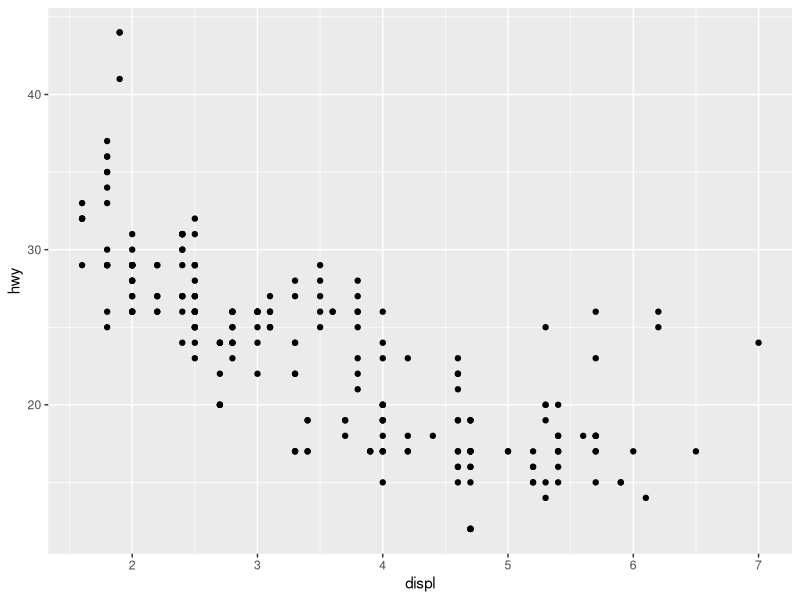
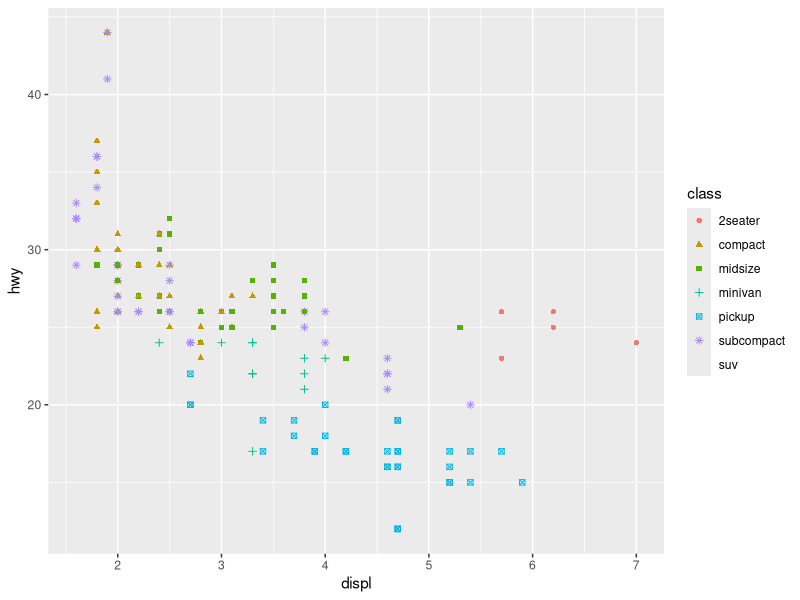
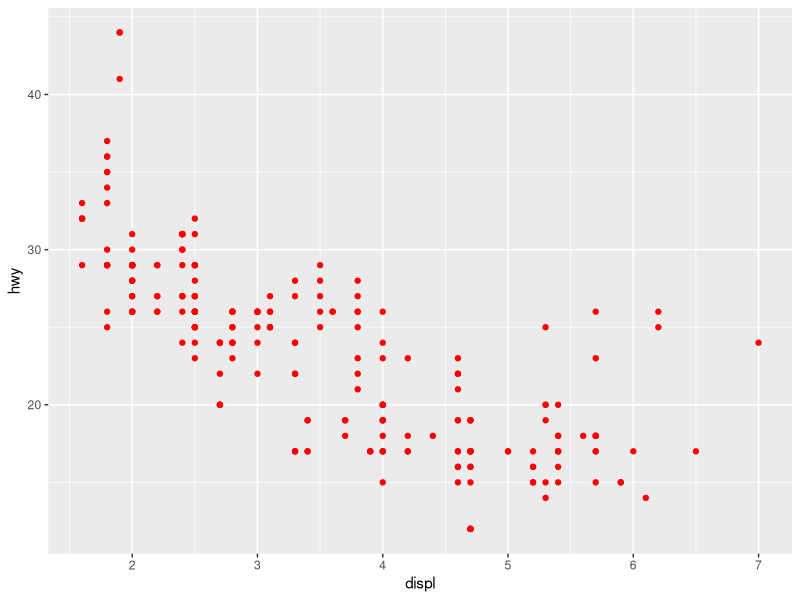
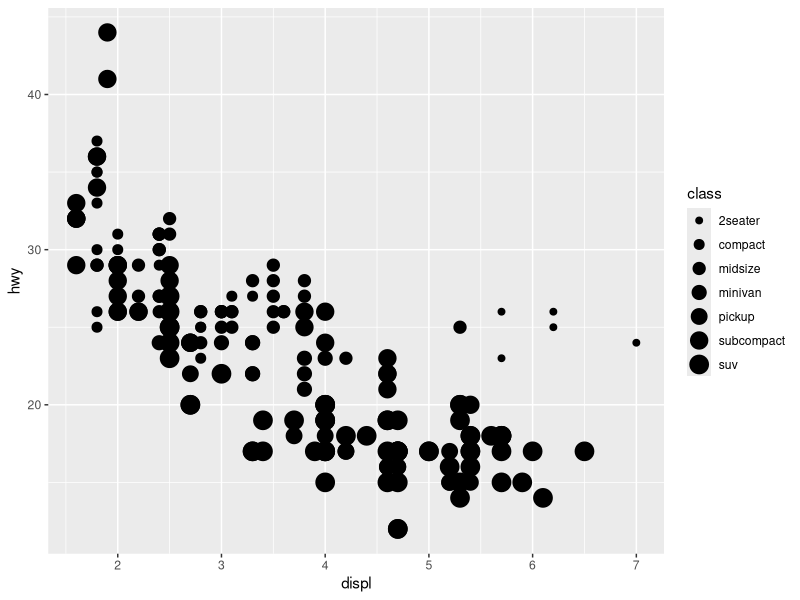
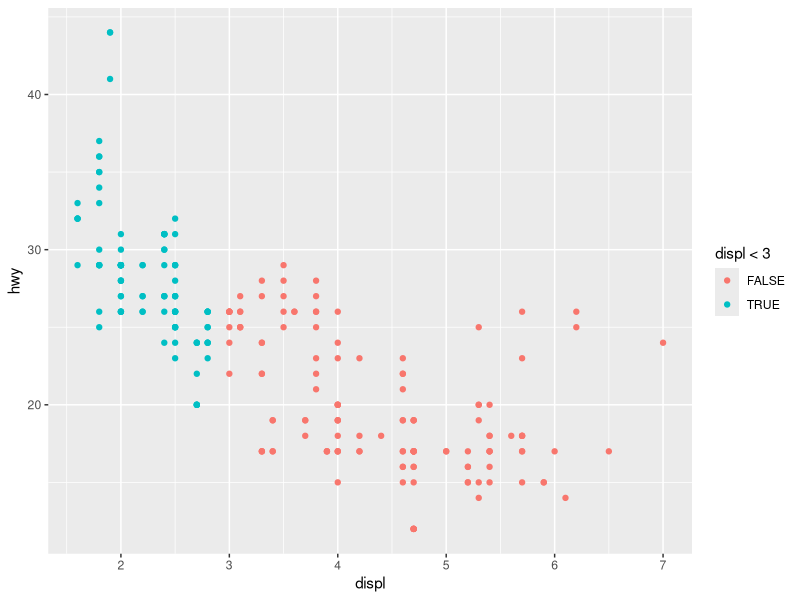
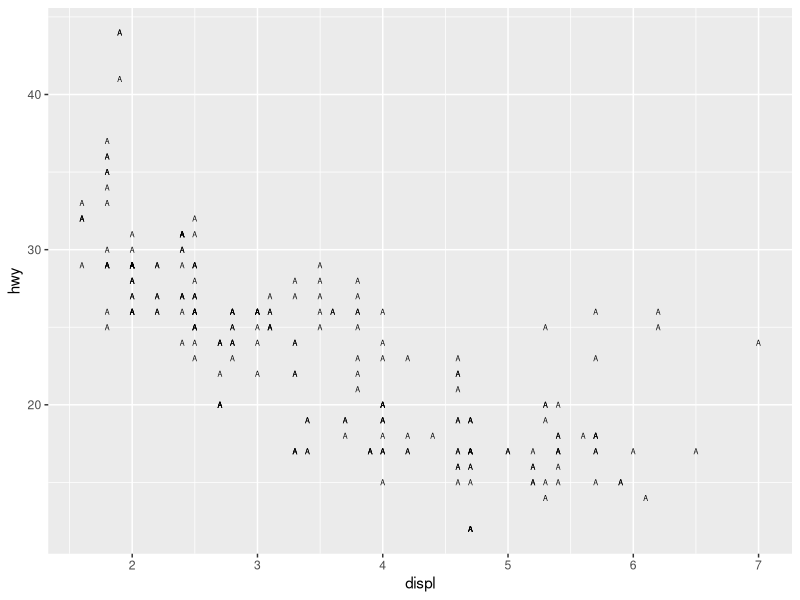
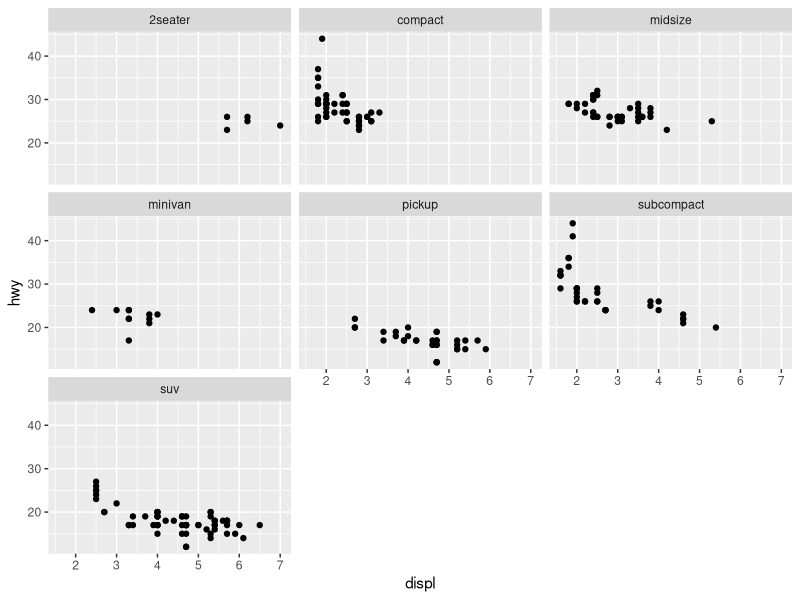
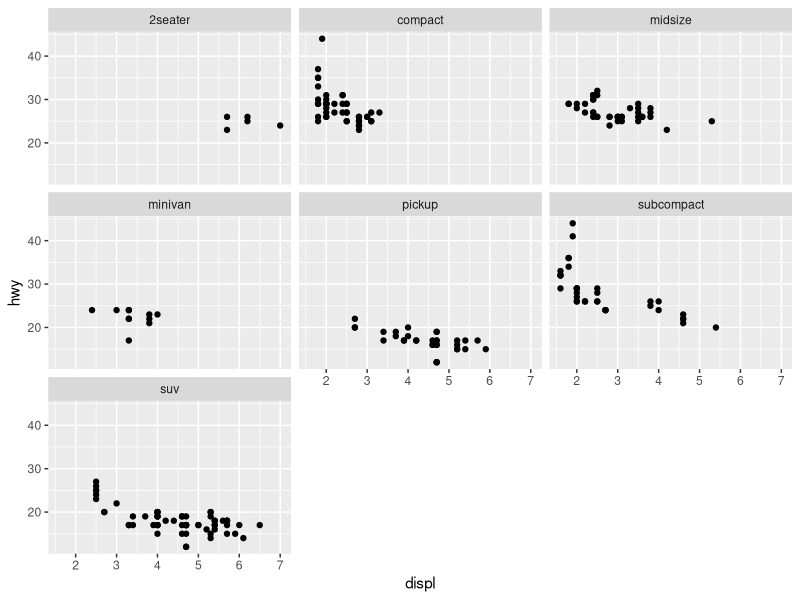

R code for these plots, in order: (Note: this script raises an error after producing the figures.)
#installing and loading tidyverse package
install.packages("tidyverse")
library(tidyverse)

#optimizing
if(!require(tidyverse)){
  install.packages("tidyverse")
  library(tidyverse)
}

#getting your data
data(package = "ggplot2")
?mpg

#table format
ggplot2::mpg
mpg
head(mpg, 10)

#structure function type of attribite
str(mpg)

#simple scatter plot
ggplot(data = mpg) +
  geom_point(mapping = aes(x=displ, y= hwy))

#mapping color or shape
ggplot(data = mpg) +
  geom_point(mapping = aes(x=displ, y= hwy, color = class, shape = class))

#simple scatter plot
ggplot(data = mpg) +
  geom_point(mapping = aes(x=displ, y= hwy), color = "red", shape = "circle")

?geom_point

#take care of which variable to use
ggplot(data = mpg)+
  geom_point(mapping = aes(x=displ, y= hwy, size = class)) #be careful

#binary apping
ggplot(data = mpg) +
  geom_point(mapping = aes(x=displ, y= hwy, color = displ<3))

#using letter as shape
ggplot(data = mpg) +
  geom_point(mapping = aes(x=displ, y= hwy), shape = "A")

#FAcets
ggplot(mpg)+
  geom_point(mapping = aes(x=displ, y =hwy))+
  facet_wrap(~class)

?facet_wrap

ggplot(mpg)+
  geom_point(mapping = aes(x=displ, y =hwy))+
  facet_wrap(~class, nrow=3)

ggplot(mpg)+
  geom_point(mapping = aes(x=displ, y =hwy))+
  facet_grid(drv~cyl)

ggplot(mpg)+
  geom_point(mapping = aes(x=displ, y =hwy))+
  facet_grid(.~cyl)

ggplot(mpg)+
  geom_point(mapping = aes(x=displ, y =hwy))+
  facet_grid(cyl~.)

ggplot(data = mpg) + geom_point(mapping = aes(x = drv, cyl)) + facet_grid(drv ~ cyl)

#other geometric functions
ggplot(mpg)+
  geom_smooth(mapping = aes(x = displ, y = hwy, linetype = drv, color = drv))

ggplot(mpg)+
  geom_smooth(mapping = aes(x = displ, y= hwy, linetype = drv, color = drv), show.legend = FALSE, se = FALSE)
  geom_point(mapping = aes(x=displ, y= hwy, color= drv))

ggplot(mpg)+
  geom_point(mapping = aes(x = displ, y = hwy))

#combining geometiries
ggplot(mpg, mapping = aes(x = displ, y = hwy, color = drv))+
  geom_point()+
  geom_smooth(mapping = aes(linetype = drv))

#meaningful variables
#for box plot x should be discrete and y continuous
 #example of ovrriding statistics
ggplot(mpg) + 
  geom_bar(mmapping = aes(x = class, fill = class))

ggplot(mpg)+
  stat_summary(mapping = aes(x = class, y = hwy), fun.min = min, fun.max =max, fun = median)

ggplot(mpg) + 
  geom_bar(mapping = aes(x = class, y= stat(prop), group = 1))

#posiition adjustment
#drive attention to certain properties of the data
#stack bar
ggplot(mpg) +
  geom_bar(mapping = aes(x = class, fill = factor(year)), position = "fill")

#separate bars as per the age  
ggplot(mpg) +
  geom_bar(mapping = aes(x = class, fill = factor(year)), position = "dodge")

ggplot(mpg, mapping = aes(cty, hwy, color = class))+
  geom_point()

#putting noise in global measure is better
ggplot(mpg, mapping = aes(cty, hwy, color = class))+
  geom_point(position = "jitter")

ggplot(mpg, mapping = aes(cty, hwy, color = class))+
  geom_point()+
  geom_jitter()
 
str(mpg)     

#coordinate system
ggplot(mpg)+
  geom_boxplot(mapping = aes(x= class, y=hwy))+
  coord_flip()

ggplot(mpg)+
  geom_bar(mapping = aes(x = manufacturer, fill = class), position = "fill") + coord_flip()

ggplot(mpg)+
  geom_boxplot(mapping = aes(x = class, y =hwy)) +
  coord_cartesian(ylim = c(15, 35))

#not use piecharts
ggplot(mpg)+
  geom_bar(mapping = aes(x = class, fill = class), width = 1) +coord_polar()

